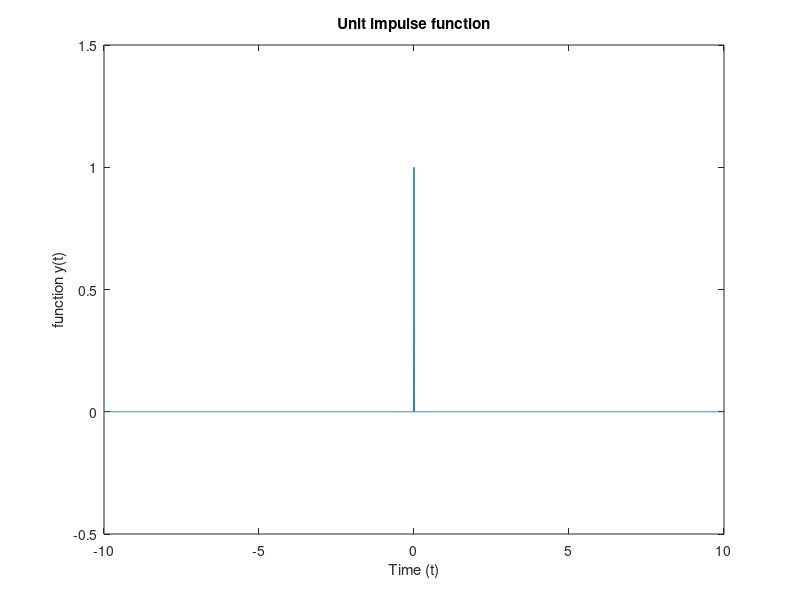

This figure's MATLAB source:
clear all;
close all;
clc;
t=-10:0.01:10; %defining time axis
length_of_t=length(t); %determining length of matrix t
for i=1:1:length(t)  %definig loop
    if t(i)==0;
        y(i)=1;   %if t=0 then function=1
    else
        y(i)=0; % otherwise function=0
    end
end
plot(t,y);
xlabel("Time (t)");      %labelling axes
ylabel("function y(t)");
title("Unit impulse function");
axis([-10 10 -0.5 1.5])
    
    